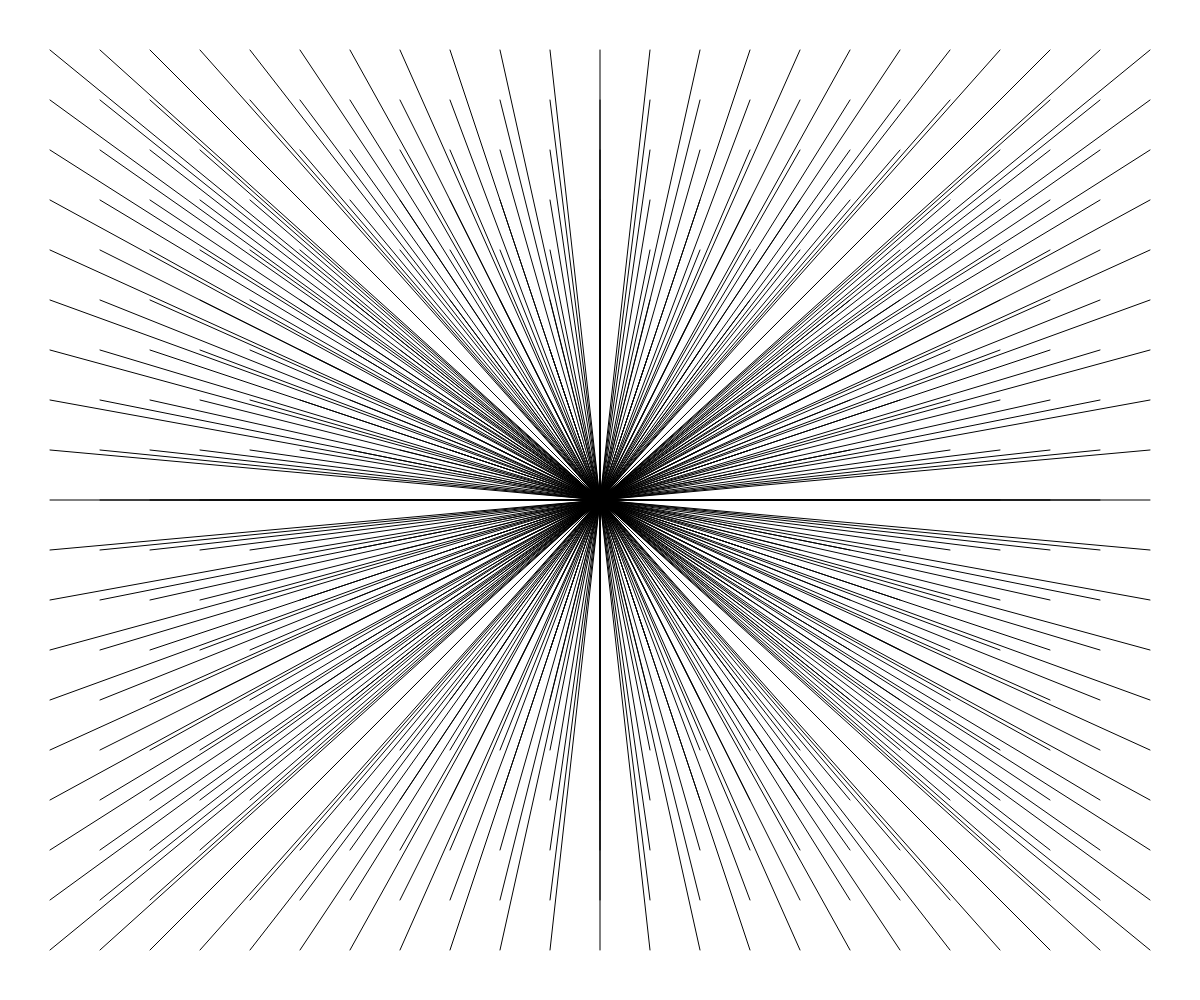
Frame 1 (no input)
Frame 60 (no input): identical to frame 1, image omitted
Frame 120 (the mouse pressed at the canvas centre since frame 60): identical to frame 1, image omitted

The p5.js sketch that drew this single still picture (run headless with seeded random() and noise() and a simulated clock; from frame 60 on, the mouse is pressed at the canvas centre):

// p5.js sketch
// ── sketch.js
// "For loops are cool." Part 2
function setup() {
  // use p5 variables that link canvas size to the window size
  // change window size and hit refresh to see your sketch change
  createCanvas(windowWidth, windowHeight);
  // turn off fill
  noFill();
}

function draw() {
  background(255);
  // Nested for loop structure 
  // Iterating across the screen from 50 to width minus 50
  for(var x = 50; x <= width-50; x += 50){
    // Iterating from top down to height minus 50
    for (var y = 50; y <= height-50; y +=50){
      // draw lines to center 
      line(x, y, width/2, height/2);
    }
  }
}
